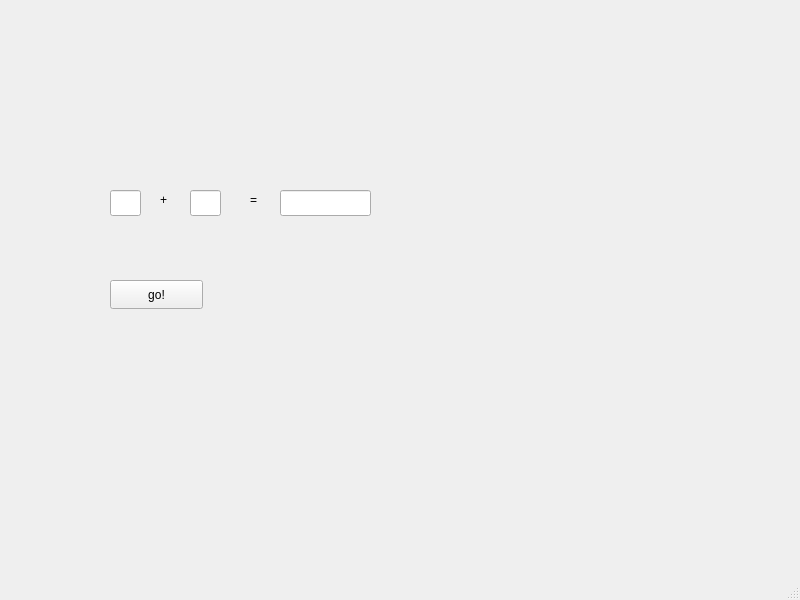
<?xml version="1.0" encoding="UTF-8"?>
<ui version="4.0">
 <class>MainWindow</class>
 <widget class="QMainWindow" name="MainWindow">
  <property name="geometry">
   <rect>
    <x>0</x>
    <y>0</y>
    <width>800</width>
    <height>600</height>
   </rect>
  </property>
  <property name="windowTitle">
   <string>MainWindow</string>
  </property>
  <widget class="QWidget" name="centralwidget">
   <widget class="QPushButton" name="pushButton">
    <property name="geometry">
     <rect>
      <x>110</x>
      <y>280</y>
      <width>93</width>
      <height>29</height>
     </rect>
    </property>
    <property name="text">
     <string>go!</string>
    </property>
   </widget>
   <widget class="QLabel" name="label">
    <property name="geometry">
     <rect>
      <x>250</x>
      <y>190</y>
      <width>21</width>
      <height>20</height>
     </rect>
    </property>
    <property name="text">
     <string>=</string>
    </property>
   </widget>
   <widget class="QLabel" name="label_2">
    <property name="geometry">
     <rect>
      <x>160</x>
      <y>190</y>
      <width>21</width>
      <height>20</height>
     </rect>
    </property>
    <property name="text">
     <string>+</string>
    </property>
   </widget>
   <widget class="QLineEdit" name="lineEdit">
    <property name="geometry">
     <rect>
      <x>110</x>
      <y>190</y>
      <width>31</width>
      <height>26</height>
     </rect>
    </property>
   </widget>
   <widget class="QLineEdit" name="lineEdit_2">
    <property name="geometry">
     <rect>
      <x>190</x>
      <y>190</y>
      <width>31</width>
      <height>26</height>
     </rect>
    </property>
   </widget>
   <widget class="QLineEdit" name="lineEdit_3">
    <property name="geometry">
     <rect>
      <x>280</x>
      <y>190</y>
      <width>91</width>
      <height>26</height>
     </rect>
    </property>
    <property name="readOnly">
     <bool>true</bool>
    </property>
   </widget>
  </widget>
  <widget class="QMenuBar" name="menubar">
   <property name="geometry">
    <rect>
     <x>0</x>
     <y>0</y>
     <width>800</width>
     <height>26</height>
    </rect>
   </property>
  </widget>
  <widget class="QStatusBar" name="statusbar"/>
 </widget>
 <resources/>
 <connections/>
</ui>
